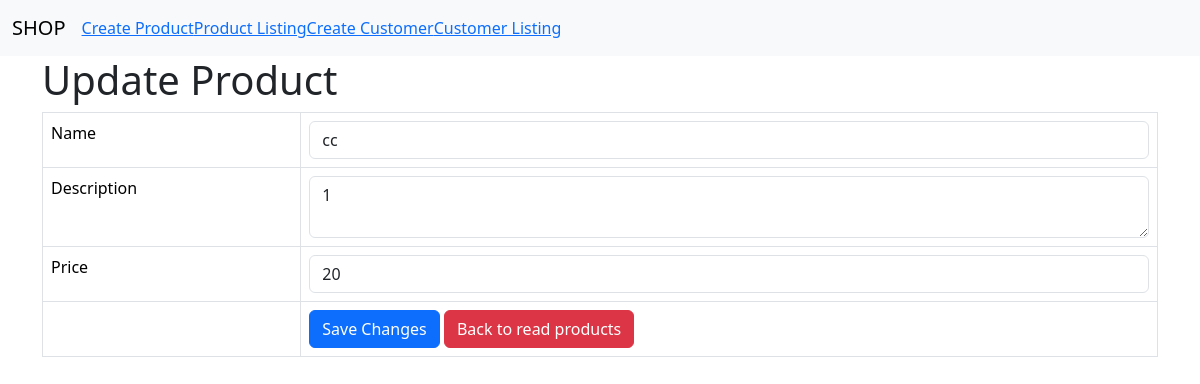
Page /product_update.php?id=9 on the committed database.
### tables this page shows
CREATE TABLE IF NOT EXISTS `products` (
  `manufacture_date` date NOT NULL,
  `expired_date` date NOT NULL,
  `id` int NOT NULL AUTO_INCREMENT,
  `name` varchar(128) NOT NULL,
  `description` text NOT NULL,
  `product_cat` varchar(50) NOT NULL,
  `price` double NOT NULL,
  `promotion_price` int NOT NULL,
  `created` datetime NOT NULL,
  `modified` timestamp NOT NULL DEFAULT CURRENT_TIMESTAMP ON UPDATE CURRENT_TIMESTAMP,
  PRIMARY KEY (`id`)
);

### product_update.php (the view, shortened to what this page needs)
<!DOCTYPE HTML>
<html>
<head>
     <link href="https://cdn.jsdelivr.net/npm/bootstrap@5.3.3/dist/css/bootstrap.min.css" rel="stylesheet">
</head>
<body>
<?php include 'menu.php';
    ?>
    <div class="container">
        <div class="page-header">
            <h1>Update Product</h1>
        </div>
        <?php
$id = isset($_GET['id']) ? $_GET['id'] : die('ERROR: Record ID not found.');
include 'config/database.php';
try {
    $query = "SELECT id, name, description, price FROM products WHERE id = ? LIMIT 0,1";
    $stmt = $con->prepare( $query );
    $stmt->bindParam(1, $id);
    $stmt->execute();
    $row = $stmt->fetch(PDO::FETCH_ASSOC);
    $name = $row['name'];
    $description = $row['description'];
    $price = $row['price'];
}
catch(PDOException $exception){
    die('ERROR: ' . $exception->getMessage());
}
?>
<form action="<?php echo htmlspecialchars($_SERVER["PHP_SELF"] . "?id={$id}");?>" method="post">
    <table class='table table-hover table-responsive table-bordered'>
        <tr>
            <td>Name</td>
            <td><input type='text' name='name' value="<?php echo $name;  ?>" class='form-control' /></td>
        </tr>
        <tr>
            <td>Description</td>
            <td><textarea name='description' class='form-control'><?php echo $description;  ?></textarea></td>
        </tr>
        <tr>
            <td>Price</td>
            <td><input type='text' name='price' value="<?php echo $price;  ?>" class='form-control' /></td>
        </tr>
        <tr>
            <td></td>
            <td>
                <input type='submit' value='Save Changes' class='btn btn-primary' />
                <a href='product_listing.php' class='btn btn-danger'>Back to read products</a>
            </td>
        </tr>
    </table>
</form>
   </div>
</body>
</html>

### rows in the picture
products: name "cc", description "1", price "20"
